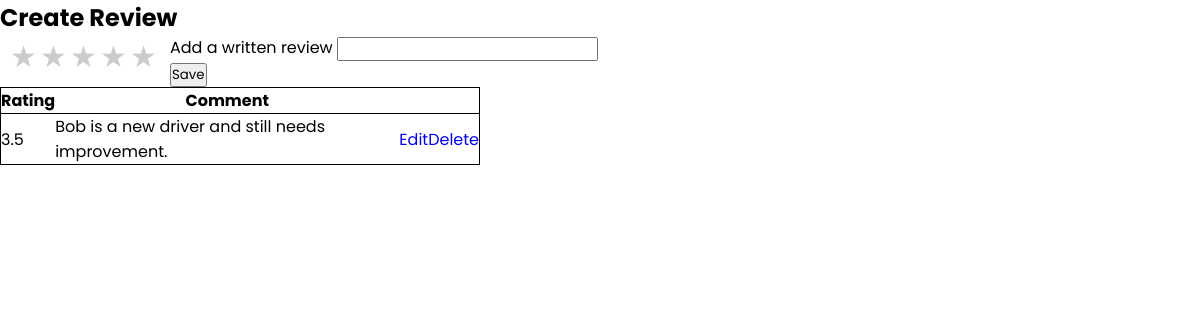
Before: /review1.php with the older database file.
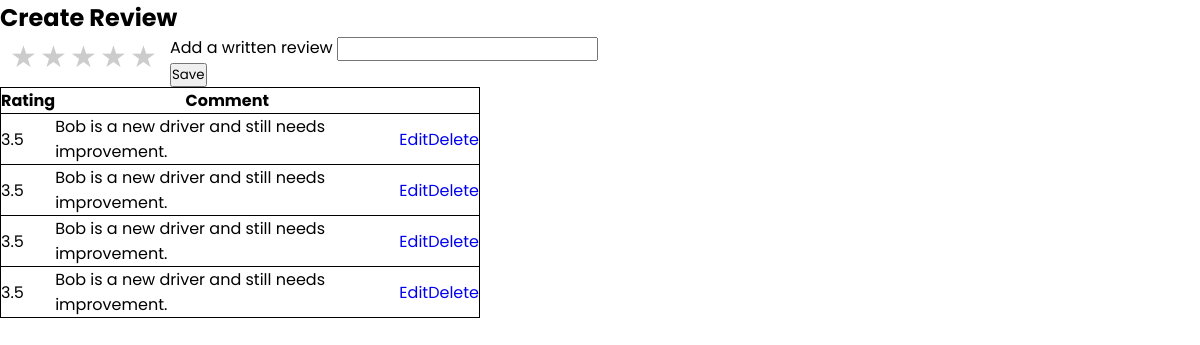
After: the same page with the newer database file.
### tables this page shows
CREATE TABLE RATING_PASSENGER (
    Rating_P_ID INT AUTO_INCREMENT,
    PassengerID INT NOT NULL,
    Star_rating DECIMAL(5,1),
    Comments VARCHAR(255),
    PRIMARY KEY (Rating_P_ID),
    FOREIGN KEY (PassengerID) REFERENCES PASSENGER(PassengerID)
);

### review1.php (the view, shortened to what this page needs)
<!DOCTYPE html>
<html>
<head>
    <link href="https://cdn.jsdelivr.net/npm/remixicon@2.5.0/fonts/remixicon.css" rel="stylesheet">
    <link rel="stylesheet" href="https://unpkg.com/boxicons@latest/css/boxicons.min.css">
</head>
<body>
    <h2>Create Review</h2>
	<form method="post" action="config.php" >
	<div class="wrapper">
		<div class="Star_rating">
    	<label for="star5" title="text">5</label>
    	<label for="star4" title="text">4</label>
    	<label for="star3" title="text">3</label>
    	<label for="star2" title="text">2</label>
    	<label for="star1" title="text">1</label>
    </div>
		</div>
		<div class="input-group">
			<label>Add a written review</label>
			<input type="text" name="Comments" value="">
		</div>
		<div class="input-group">
			<button class="btn" type="submit" name="save" >Save</button>
		</div>
	</form>
        <div class='table'>
            <?php
            $con = mysqli_connect("db.luddy.indiana.edu", "i494f22_team06", "my+sql=i494f22_team06", "i494f22_team06");
            $sql = "SELECT Rating_P_ID, PassengerID ,Star_rating, Comments FROM RATING_PASSENGER";
            $result = mysqli_query($con, $sql);
            $num_rows = mysqli_num_rows($result);
            if ($num_rows > 0) {
                echo "<table style='border:1px red; border-collapse: collapse; width:40%; border: solid 2px solid black;'>";
                echo "<tr style='border:1px solid black;'><th>Rating</th><th>Comment</th>";
                while ($row = $result->fetch_assoc()) {
                    echo "<tr style='border:1px solid black;'>";
                    echo "<td>" .$row["Star_rating"] . "</td>";
                    echo "<td>" . $row["Comments"] . "</td>";
                    echo "<td>";
                    echo "<div class='btn-group'>";
                    echo "<a class='btn btn-warning'href='edit.php?Rating_P_ID=".$row['Rating_P_ID']."'>Edit</a>";
                    echo "<a class='btn btn-warning'href='delete.php?Rating_P_ID=".$row['Rating_P_ID']."'>Delete</a>";
                    echo "</div>";
                    echo "</td>";
                    echo "</tr>";
                }
                echo "</table>";
            } else {
                echo "0 results";
            }
            ?>
</body>
</html>

Changed rows visible on the page:
added rating_passenger: Star_rating "3.5", Comments "Bob is a new driver and still needs improvement."
added rating_passenger: Star_rating "3.5", Comments "Bob is a new driver and still needs improvement."
added rating_passenger: Star_rating "3.5", Comments "Bob is a new driver and still needs improvement."
